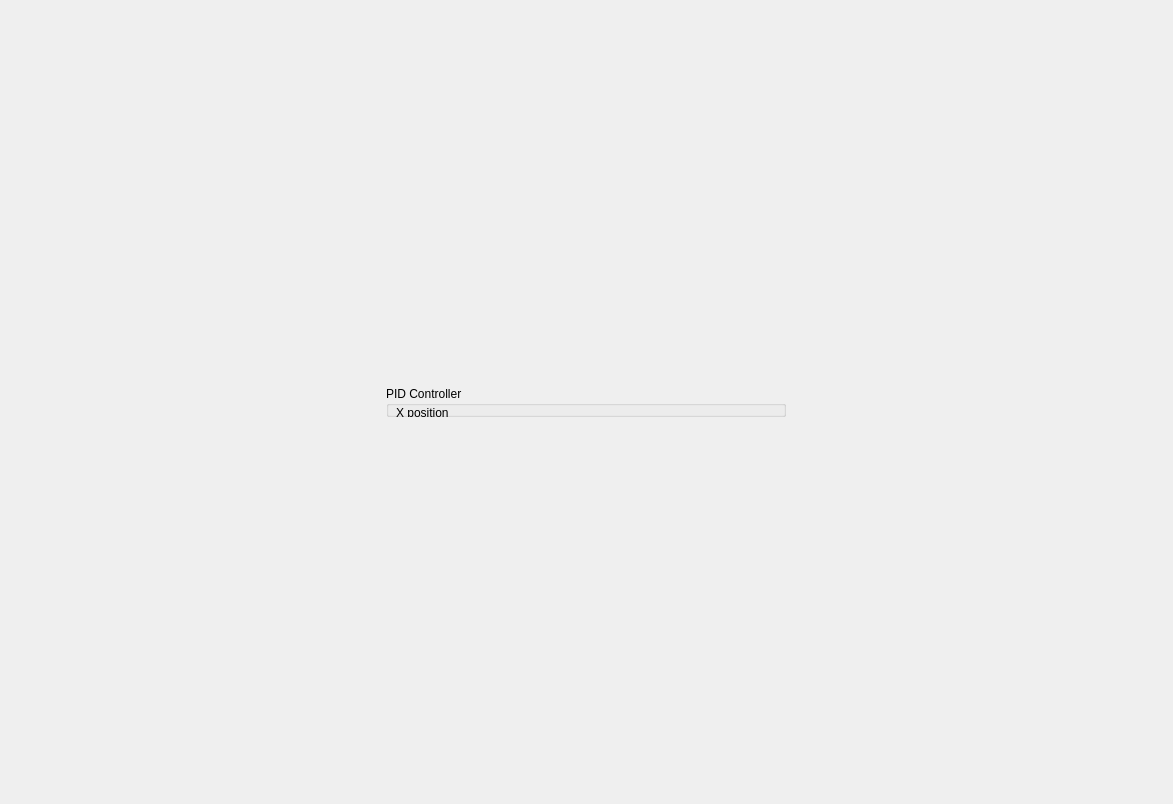
<?xml version="1.0" encoding="UTF-8"?>
<ui version="4.0">
 <class>Form</class>
 <widget class="QWidget" name="Form">
  <property name="geometry">
   <rect>
    <x>0</x>
    <y>0</y>
    <width>1173</width>
    <height>804</height>
   </rect>
  </property>
  <property name="windowTitle">
   <string>Plot</string>
  </property>
  <layout class="QHBoxLayout" name="horizontalLayout">
   <item>
    <layout class="QVBoxLayout" name="verticalLayout">
     <item>
      <layout class="QHBoxLayout" name="horizontalLayout_2">
       <item>
        <widget class="QGroupBox" name="gbPIDController">
         <property name="minimumSize">
          <size>
           <width>400</width>
           <height>0</height>
          </size>
         </property>
         <property name="maximumSize">
          <size>
           <width>400</width>
           <height>16777215</height>
          </size>
         </property>
         <property name="title">
          <string>PID Controller</string>
         </property>
         <widget class="QPushButton" name="pushButton">
          <property name="geometry">
           <rect>
            <x>420</x>
            <y>30</y>
            <width>75</width>
            <height>23</height>
           </rect>
          </property>
          <property name="text">
           <string>PushButton</string>
          </property>
         </widget>
         <widget class="QWidget" name="verticalLayoutWidget">
          <property name="geometry">
           <rect>
            <x>10</x>
            <y>20</y>
            <width>251</width>
            <height>761</height>
           </rect>
          </property>
          <layout class="QVBoxLayout" name="verticalLayout_2">
           <item>
            <widget class="QLabel" name="label_4">
             <property name="text">
              <string>X position</string>
             </property>
            </widget>
           </item>
           <item>
            <widget class="QSlider" name="hsXTargetPos">
             <property name="maximum">
              <number>640</number>
             </property>
             <property name="value">
              <number>320</number>
             </property>
             <property name="orientation">
              <enum>Qt::Horizontal</enum>
             </property>
            </widget>
           </item>
           <item>
            <widget class="QLabel" name="label_5">
             <property name="text">
              <string>Y position</string>
             </property>
            </widget>
           </item>
           <item>
            <widget class="QSlider" name="hsYTargetPos">
             <property name="maximum">
              <number>480</number>
             </property>
             <property name="value">
              <number>240</number>
             </property>
             <property name="orientation">
              <enum>Qt::Horizontal</enum>
             </property>
            </widget>
           </item>
           <item>
            <widget class="QLabel" name="label_12">
             <property name="text">
              <string>Z position</string>
             </property>
            </widget>
           </item>
           <item>
            <widget class="QSlider" name="hsZTargetPos">
             <property name="minimum">
              <number>101</number>
             </property>
             <property name="maximum">
              <number>208</number>
             </property>
             <property name="value">
              <number>140</number>
             </property>
             <property name="orientation">
              <enum>Qt::Horizontal</enum>
             </property>
            </widget>
           </item>
           <item>
            <widget class="QLabel" name="lblOuptutImage">
             <property name="enabled">
              <bool>true</bool>
             </property>
             <property name="minimumSize">
              <size>
               <width>244</width>
               <height>183</height>
              </size>
             </property>
             <property name="text">
              <string>TextLabel</string>
             </property>
            </widget>
           </item>
           <item>
            <layout class="QHBoxLayout" name="horizontalLayout_3">
             <item>
              <widget class="QLabel" name="label_7">
               <property name="text">
                <string>target</string>
               </property>
              </widget>
             </item>
             <item>
              <widget class="QSpinBox" name="spinBox"/>
             </item>
             <item>
              <widget class="QSpinBox" name="spinBox_2"/>
             </item>
             <item>
              <widget class="QSpinBox" name="spinBox_3"/>
             </item>
            </layout>
           </item>
           <item>
            <spacer name="verticalSpacer">
             <property name="orientation">
              <enum>Qt::Vertical</enum>
             </property>
             <property name="sizeHint" stdset="0">
              <size>
               <width>20</width>
               <height>40</height>
              </size>
             </property>
            </spacer>
           </item>
           <item>
            <widget class="QGroupBox" name="gbXController">
             <property name="minimumSize">
              <size>
               <width>0</width>
               <height>100</height>
              </size>
             </property>
             <property name="title">
              <string>X Control (Roll)</string>
             </property>
             <widget class="QDoubleSpinBox" name="dsbRollKP">
              <property name="geometry">
               <rect>
                <x>10</x>
                <y>40</y>
                <width>51</width>
                <height>22</height>
               </rect>
              </property>
              <property name="singleStep">
               <double>0.000100000000000</double>
              </property>
             </widget>
             <widget class="QDoubleSpinBox" name="dsbRollKI">
              <property name="geometry">
               <rect>
                <x>70</x>
                <y>40</y>
                <width>51</width>
                <height>22</height>
               </rect>
              </property>
              <property name="singleStep">
               <double>0.000100000000000</double>
              </property>
             </widget>
             <widget class="QDoubleSpinBox" name="dsbRollKD">
              <property name="geometry">
               <rect>
                <x>130</x>
                <y>40</y>
                <width>51</width>
                <height>22</height>
               </rect>
              </property>
              <property name="singleStep">
               <double>0.000100000000000</double>
              </property>
             </widget>
             <widget class="QLabel" name="label">
              <property name="geometry">
               <rect>
                <x>10</x>
                <y>20</y>
                <width>46</width>
                <height>13</height>
               </rect>
              </property>
              <property name="text">
               <string>kP</string>
              </property>
              <property name="alignment">
               <set>Qt::AlignCenter</set>
              </property>
             </widget>
             <widget class="QLabel" name="label_2">
              <property name="geometry">
               <rect>
                <x>70</x>
                <y>20</y>
                <width>46</width>
                <height>13</height>
               </rect>
              </property>
              <property name="text">
               <string>kI</string>
              </property>
              <property name="alignment">
               <set>Qt::AlignCenter</set>
              </property>
             </widget>
             <widget class="QLabel" name="label_3">
              <property name="geometry">
               <rect>
                <x>130</x>
                <y>20</y>
                <width>46</width>
                <height>13</height>
               </rect>
              </property>
              <property name="text">
               <string>kD</string>
              </property>
              <property name="alignment">
               <set>Qt::AlignCenter</set>
              </property>
             </widget>
             <widget class="QDoubleSpinBox" name="dsbRollTrimValue">
              <property name="geometry">
               <rect>
                <x>70</x>
                <y>70</y>
                <width>51</width>
                <height>22</height>
               </rect>
              </property>
              <property name="minimum">
               <double>-19.989999999999998</double>
              </property>
              <property name="maximum">
               <double>19.989999999999998</double>
              </property>
              <property name="singleStep">
               <double>0.100000000000000</double>
              </property>
             </widget>
             <widget class="QLabel" name="label_6">
              <property name="geometry">
               <rect>
                <x>10</x>
                <y>70</y>
                <width>51</width>
                <height>21</height>
               </rect>
              </property>
              <property name="text">
               <string>Roll Trim</string>
              </property>
             </widget>
            </widget>
           </item>
          </layout>
         </widget>
        </widget>
       </item>
       <item>
        <layout class="QVBoxLayout" name="verticalLayout_3">
         <item>
          <layout class="QVBoxLayout" name="plotLayout">
           <property name="spacing">
            <number>6</number>
           </property>
           <property name="topMargin">
            <number>10</number>
           </property>
          </layout>
         </item>
         <item>
          <layout class="QVBoxLayout" name="plotLayout2"/>
         </item>
        </layout>
       </item>
      </layout>
     </item>
    </layout>
   </item>
  </layout>
 </widget>
 <resources/>
 <connections/>
</ui>
